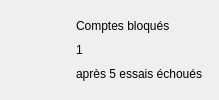
                                      <widget class="QFrame" name="carteKpi9">
                                        <property name="variante" stdset="0">
                                          <string notr="true">kpi</string>
                                        </property>
                                        <layout class="QHBoxLayout" name="layout138" stretch="0,1">
                                          <property name="spacing">
                                            <number>14</number>
                                          </property>
                                          <property name="leftMargin">
                                            <number>16</number>
                                          </property>
                                          <property name="topMargin">
                                            <number>14</number>
                                          </property>
                                          <property name="rightMargin">
                                            <number>16</number>
                                          </property>
                                          <property name="bottomMargin">
                                            <number>14</number>
                                          </property>
                                          <item>
                                            <widget class="QLabel" name="tuile25">
                                              <property name="minimumSize">
                                                <size>
                                                  <width>46</width>
                                                  <height>46</height>
                                                </size>
                                              </property>
                                              <property name="maximumSize">
                                                <size>
                                                  <width>46</width>
                                                  <height>46</height>
                                                </size>
                                              </property>
                                              <property name="pixmap">
                                                <pixmap resource="ressources.qrc">:/images/icones/tuile_lock_rouge.png</pixmap>
                                              </property>
                                              <property name="scaledContents">
                                                <bool>true</bool>
                                              </property>
                                            </widget>
                                          </item>
                                          <item>
                                            <layout class="QVBoxLayout" name="layout137">
                                              <property name="spacing">
                                                <number>0</number>
                                              </property>
                                              <item>
                                                <widget class="QLabel" name="lbl165">
                                                  <property name="text">
                                                    <string>Comptes bloqués</string>
                                                  </property>
                                                  <property name="variante" stdset="0">
                                                    <string notr="true">kpiTitre</string>
                                                  </property>
                                                </widget>
                                              </item>
                                              <item>
                                                <widget class="QLabel" name="lbl166">
                                                  <property name="text">
                                                    <string>1</string>
                                                  </property>
                                                  <property name="variante" stdset="0">
                                                    <string notr="true">kpiValeur</string>
                                                  </property>
                                                </widget>
                                              </item>
                                              <item>
                                                <widget class="QLabel" name="lbl167">
                                                  <property name="text">
                                                    <string>après 5 essais échoués</string>
                                                  </property>
                                                  <property name="variante" stdset="0">
                                                    <string notr="true">kpiDetail</string>
                                                  </property>
                                                </widget>
                                              </item>
                                            </layout>
                                          </item>
                                        </layout>
                                      </widget>
